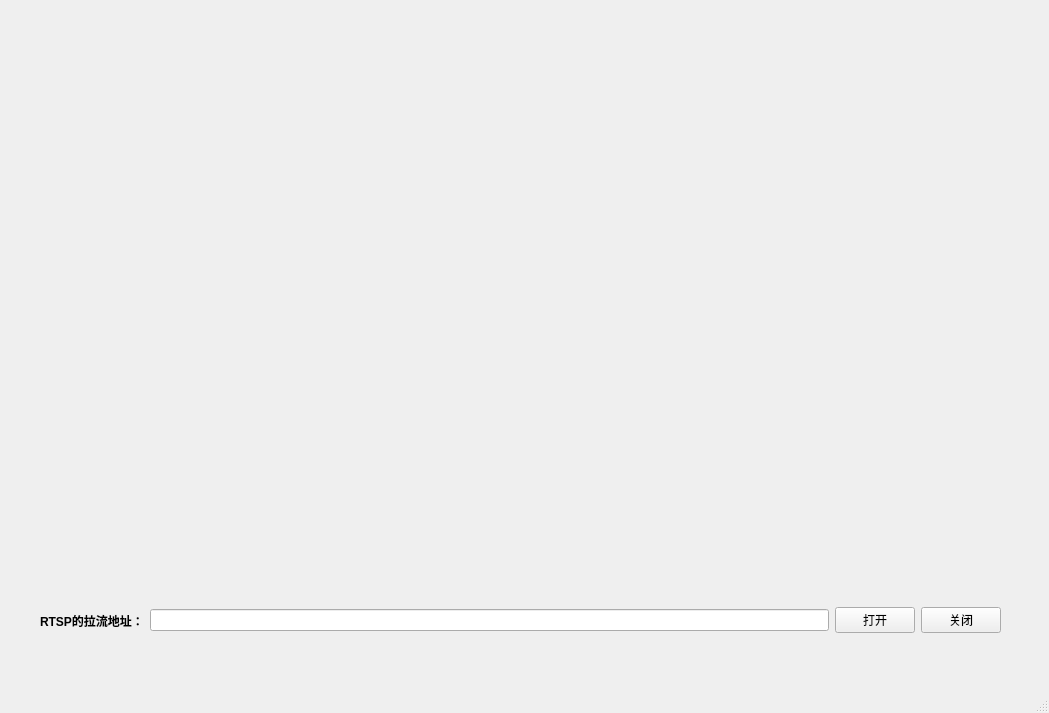
<?xml version="1.0" encoding="UTF-8"?>
<ui version="4.0">
 <class>MainWindow</class>
 <widget class="QMainWindow" name="MainWindow">
  <property name="geometry">
   <rect>
    <x>0</x>
    <y>0</y>
    <width>1049</width>
    <height>713</height>
   </rect>
  </property>
  <property name="windowTitle">
   <string>MainWindow</string>
  </property>
  <widget class="QWidget" name="centralwidget">
   <widget class="FFmpegWidget" name="playwidget" native="true">
    <property name="geometry">
     <rect>
      <x>40</x>
      <y>19</y>
      <width>960</width>
      <height>540</height>
     </rect>
    </property>
   </widget>
   <widget class="QWidget" name="widget_2" native="true">
    <property name="geometry">
     <rect>
      <x>40</x>
      <y>600</y>
      <width>961</width>
      <height>41</height>
     </rect>
    </property>
    <layout class="QHBoxLayout" name="horizontalLayout">
     <item>
      <widget class="QLabel" name="label">
       <property name="font">
        <font>
         <weight>75</weight>
         <bold>true</bold>
        </font>
       </property>
       <property name="text">
        <string>RTSP的拉流地址：</string>
       </property>
      </widget>
     </item>
     <item>
      <widget class="QLineEdit" name="url_edit"/>
     </item>
     <item>
      <widget class="QPushButton" name="open_rtsp">
       <property name="text">
        <string>打开</string>
       </property>
      </widget>
     </item>
     <item>
      <widget class="QPushButton" name="close_rtsp">
       <property name="text">
        <string>关闭</string>
       </property>
      </widget>
     </item>
    </layout>
   </widget>
  </widget>
  <widget class="QMenuBar" name="menubar">
   <property name="geometry">
    <rect>
     <x>0</x>
     <y>0</y>
     <width>1049</width>
     <height>23</height>
    </rect>
   </property>
  </widget>
  <widget class="QStatusBar" name="statusbar"/>
 </widget>
 <customwidgets>
  <customwidget>
   <class>FFmpegWidget</class>
   <extends>QWidget</extends>
   <header>ffmpeg.h</header>
   <container>1</container>
  </customwidget>
 </customwidgets>
 <resources/>
 <connections/>
</ui>
